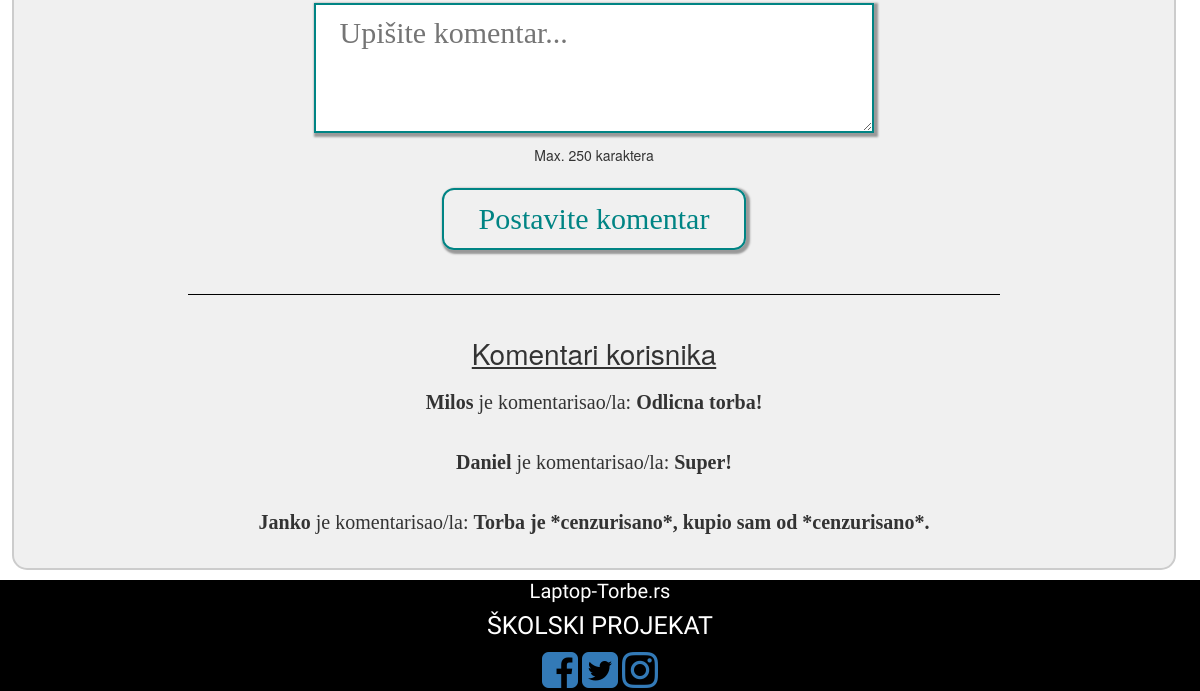
Page /loadBag.php?id=2 (lower part) on the earlier database version.
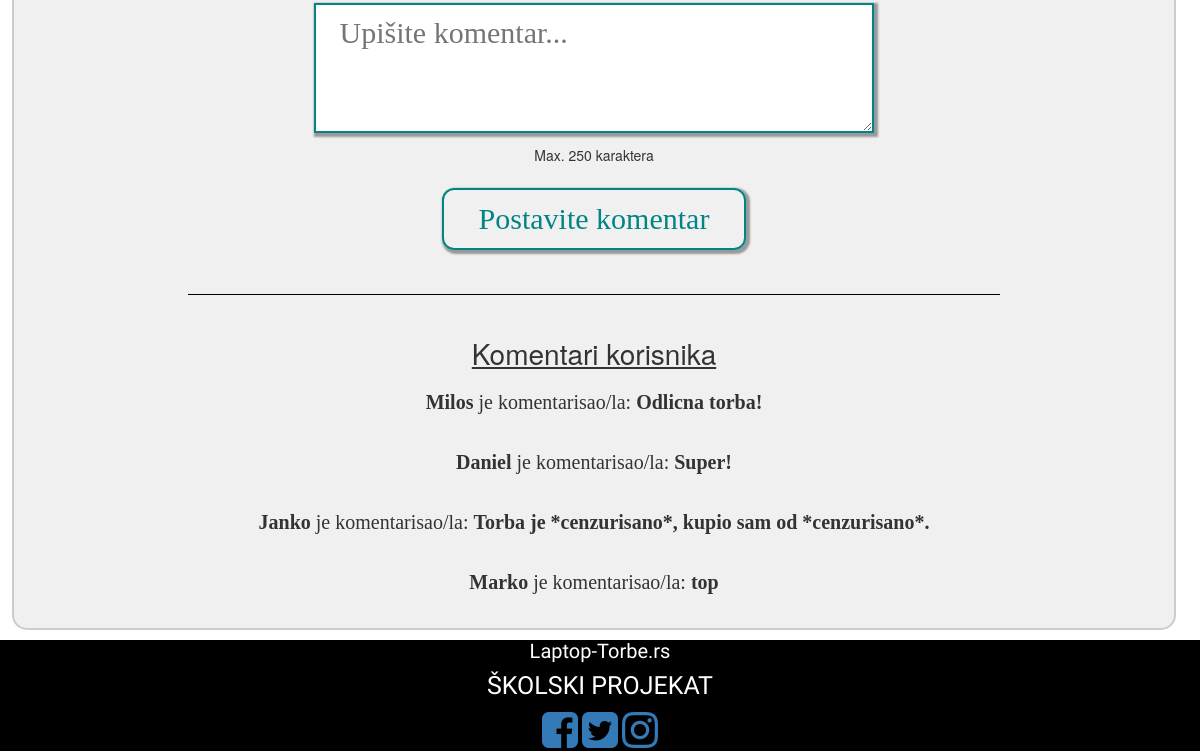
Same page on the later database version.
### tables this page shows
CREATE TABLE `komentari` (
  `id` int(11) NOT NULL,
  `ime` varchar(50) NOT NULL,
  `komentar` varchar(250) NOT NULL,
  `odobren` tinyint(1) NOT NULL DEFAULT '0'
);

### loadBag.php (the view, shortened to what this page needs)
<html>
<head>
  <link href="https://maxcdn.bootstrapcdn.com/bootstrap/3.3.5/css/bootstrap.min.css" rel="stylesheet">
  <link href="https://maxcdn.bootstrapcdn.com/font-awesome/4.1.0/css/font-awesome.min.css" rel="stylesheet">
  <link rel="stylesheet" type="text/css" href="css/normalize.css">
  <link rel="stylesheet" type="text/css" href="css/main.css">
</head>
<body>
<?php
include_once("./config/dbconfig.php");
 ?>
  <div class="commentsection" >
      <form action="" method="post">
          <input type="text" name="name" placeholder="Nadimak..." class="komentar" style="font-size: 30px;margin-top: 0%;font-family: Calibri;font-weight: inherit" required><br/>
          <textarea name="user_input" cols="30" rows="3" placeholder="Upišite komentar..." maxlength="250" class="komentar" style="font-size: 30px;margin-top: 0%;font-family: Calibri;font-weight: inherit" required></textarea><br/>
          <p style="margin-top: -1%;margin-bottom: 2%">Max. 250 karaktera</p>
          <input type="submit" name="komentarisi" value="Postavite komentar" style="font-size: 30px;margin-top: 0%;font-family: Calibri;font-weight: inherit" class="kupi responsive-width">
      </form>
      <hr style="border-bottom: 1px solid black;width: 70%;"/>
      <h1 style="text-decoration: underline;padding-top: 2%">Komentari korisnika</h1>
      <?php
      $sql="SELECT * FROM komentari WHERE odobren=1";
      $result=mysqli_query($connection,$sql)or die(mysqli_error($connection));
      if(mysqli_num_rows($result)>0){
          while ($row=mysqli_fetch_array($result,MYSQLI_ASSOC)){
              $ime=$row['ime'];
              $komentar=$row['komentar'];
              echo "<span class='col-lg-6' style='font-family: Calibri;font-size: 20px;width: 100%;'><b>$ime</b> je komentarisao/la: <b>$komentar</b>
</span>
                  <br/><br/>
        ";
              echo "<br/>";
          }
      }
      ?>
  </div>
  <div id="footer">
  <div class="text-center center-block">
    <h4 style="font-family: Reenie Beanie;font-size:20px;"> Laptop-Torbe.rs </h4>
  <h4 style="font-family: Amatic SC;font-size:25px;">ŠKOLSKI PROJEKAT</h4>
    <a href="https://www.facebook.com"><i class="fa fa-facebook-square fa-3x social"></i></a>
    <a href="https://twitter.com"><i class="fa fa-twitter-square fa-3x social"></i></a>
    <a href="https://instagram.com"><i class="fa fa-instagram fa-3x social"></i></a>
  </div>
 </div>
</body>
 </html>

Differences in the rows shown:
now on this page (row edited): komentari: ime "Marko", komentar "top"
